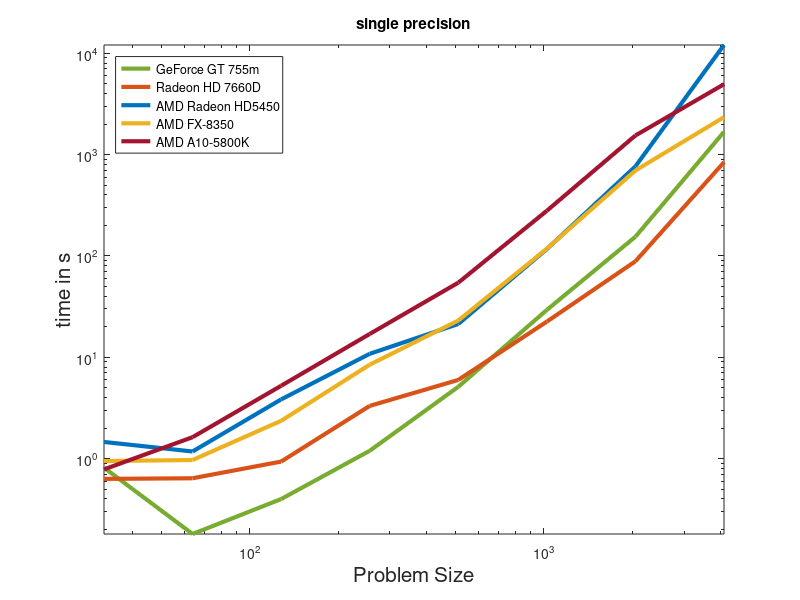
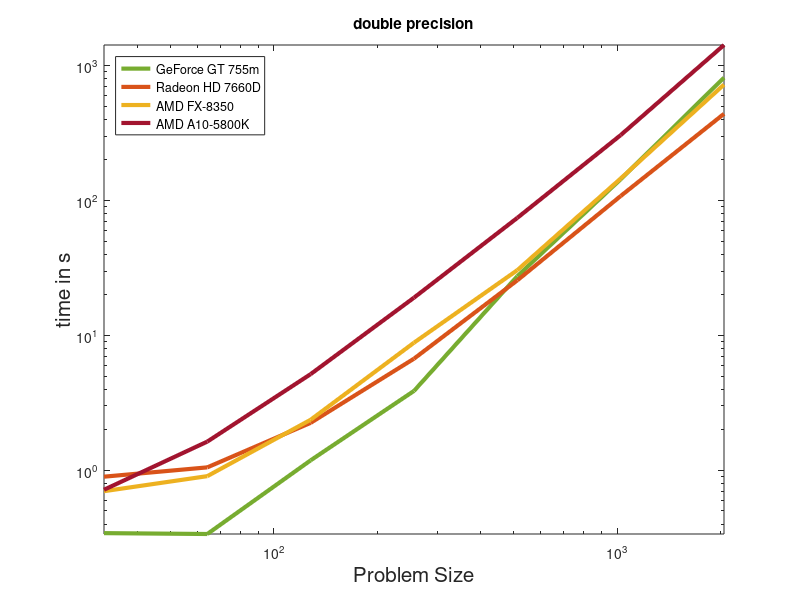

MATLAB code to generate these figures, in order:
clear all;
c = {[0.4660    0.6740    0.1880]; [0.8500    0.3250    0.0980]; [0    0.4470    0.7410]; ...
  [0.9290    0.6940    0.1250]; [ 0.6350    0.0780    0.1840];[ 0.9    0.9    0.9];[ 0.9    0.0    0.9]};
%time in s
gt755m=[813.948975,180.307007,398.890991,1194.365967,5113.804199,29320.984375,154696.953125,1675567.000000]/1000;

apu7660=[630.838989,639.737000,934.677979,3312.325928,5976.629883,22480.279297,88562.703125,840320.687500]/1000;
radeonhd5450=[1459.677979,1175.531006,3839.747070,10815.346680,21306.988281,116964.515625,765088.750000,12063413.000000]/1000;
%radeonhd7970=[292.214996,250.309006,329.756012,489.260986,1059.537964,2959.738037,9537.487305,39747.687500]/1000;
size=32*2.^[0:7];
figure(1)
line=3;
loglog(size,gt755m,'linewidth',line,'color',c{1});
hold on;
loglog(size,apu7660,'color',c{2},'linewidth',line);
loglog(size,radeonhd5450,'color',c{3},'linewidth',line);
%loglog(size,radeonhd7970,'color',c{6},'linewidth',line);

%cpu
amd8=[946.333984,968.213989,2360.277100,8446.308594,23045.878906,117967.656250,696307.500000,2341350.750000]/1000;
apu7660=[782.661987,1626.937012,5233.705078,16983.244141,54459.621094,279185.625000,1543769.250000,4946487.500000]/1000;
%intel2600=[334.037994,633.578003,1594.543945,8484.891602,29591.263672,216617.296875,0,0]/1000;
size=32*2.^[0:7];
loglog(size,amd8,'color',c{4},'linewidth',line);
loglog(size,apu7660,'color',c{5},'linewidth',line);
%loglog(size,intel2600,'color',c{7},'linewidth',line);

%title('single');
h=xlabel('Problem Size');
set(h,'FontSize',15);
h=ylabel('time in s');
set(h,'FontSize',15);
title('single precision');
axis([32 32*2^7 0.0 12063.413])
legend('GeForce GT 755m','Radeon HD 7660D','AMD Radeon HD5450','AMD FX-8350','AMD A10-5800K','Location','northwest');
print('single2d','-depsc','-tiff')
%double
figure(2)
gt755md=[342.476000,337.440000,1186.071000,3878.008000,27473.386000,143513.373000,813040.807000]/1000;
apu7660d=[897.371000,1052.017000,2249.200000,6720.656000,25592.151000,107837.442000,438550.872000]/1000;
size=32*2.^[0:6];
loglog(size,gt755md,'linewidth',line,'color',c{1});
hold on;
loglog(size,apu7660d,'linewidth',line,'color',c{2});
%cpu
amd8d=[700.595000,905.653000,2370.888000,8831.104000,30443.549000,145436.509000, 722079.493000]/1000;
apu7660d=[717.829000,1633.183000,5164.183000,19035.183000,74297.971000,304890.835000,1419023.325000]/1000;
size=32*2.^[0:6];
loglog(size,amd8d,'linewidth',line,'color',c{4});
loglog(size,apu7660d,'linewidth',line,'color',c{5});
h=xlabel('Problem Size');
set(h,'FontSize',15);
h=ylabel('time in s');
set(h,'FontSize',15);
title('double precision');
axis([32 32*2^6 0.0 1419.023])
legend('GeForce GT 755m','Radeon HD 7660D','AMD FX-8350','AMD A10-5800K','Location','northwest');
print('double2d','-depsc','-tiff')